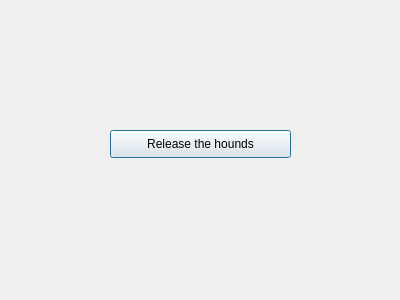
<?xml version="1.0" encoding="UTF-8"?>
<ui version="4.0">
 <class>Dialog</class>
 <widget class="QDialog" name="Dialog">
  <property name="geometry">
   <rect>
    <x>0</x>
    <y>0</y>
    <width>400</width>
    <height>300</height>
   </rect>
  </property>
  <property name="windowTitle">
   <string>Dialog</string>
  </property>
  <widget class="QPushButton" name="pushButton">
   <property name="geometry">
    <rect>
     <x>110</x>
     <y>130</y>
     <width>181</width>
     <height>28</height>
    </rect>
   </property>
   <property name="text">
    <string>Release the hounds</string>
   </property>
  </widget>
 </widget>
 <layoutdefault spacing="6" margin="11"/>
 <resources/>
 <connections/>
</ui>
